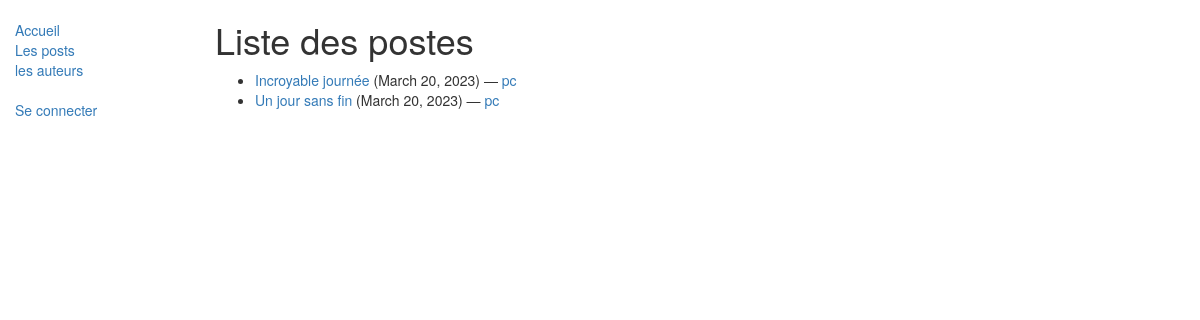
The app's page /blogs/ with its own data.
### blog/models.py (models this page shows, shortened)
class Blog(models.Model):
    name = models.CharField(max_length=200)
    description = models.TextField(max_length=2000, help_text="Entrer une description")
    post_date = models.DateField(auto_now_add=True)
    author = models.ForeignKey(BlogAuthor, on_delete=models.SET_NULL, null=True)
    class Meta:
        ordering = ["-post_date"]
    def get_absolute_url(self):
        return reverse('blog:blog-detail', args=[str(self.id)])

class BlogAuthor(models.Model):
    user = models.OneToOneField(User, on_delete=models.SET_NULL, null=True)
    bio = models.TextField(max_length=400, help_text="Entrer votre biographie")
    class Meta:
        ordering = ["user", "bio"]
    def __str__(self):
        return self.user.username

### blog/views.py (the view)
class BlogListView(generic.ListView):
    model = Blog
    paginate_by = 5

### blog/templates/blog/blog_list.html
{% extends "base.html" %}
{% block content %}
    <h1>Liste des postes</h1>
    {% if blog_list %}
    <ul>
      {% for blog in blog_list %}
      <li>
        <a href="{{ blog.get_absolute_url }}">{{ blog.name }}</a> ({{blog.post_date}}) — <a href="{% url 'blog:blogs-by-author' blog.author.pk %}">{{ blog.author }}</a>
      </li>
      {% endfor %}
    </ul>
    {% else %}
      <p>Aucun post trouvé :(</p>
    {% endif %}
{% endblock %}

### records on screen
Blog: name "Incroyable journée", post_date "March 20, 2023", author "pc"
Blog: name "Un jour sans fin", post_date "March 20, 2023", author "pc"
